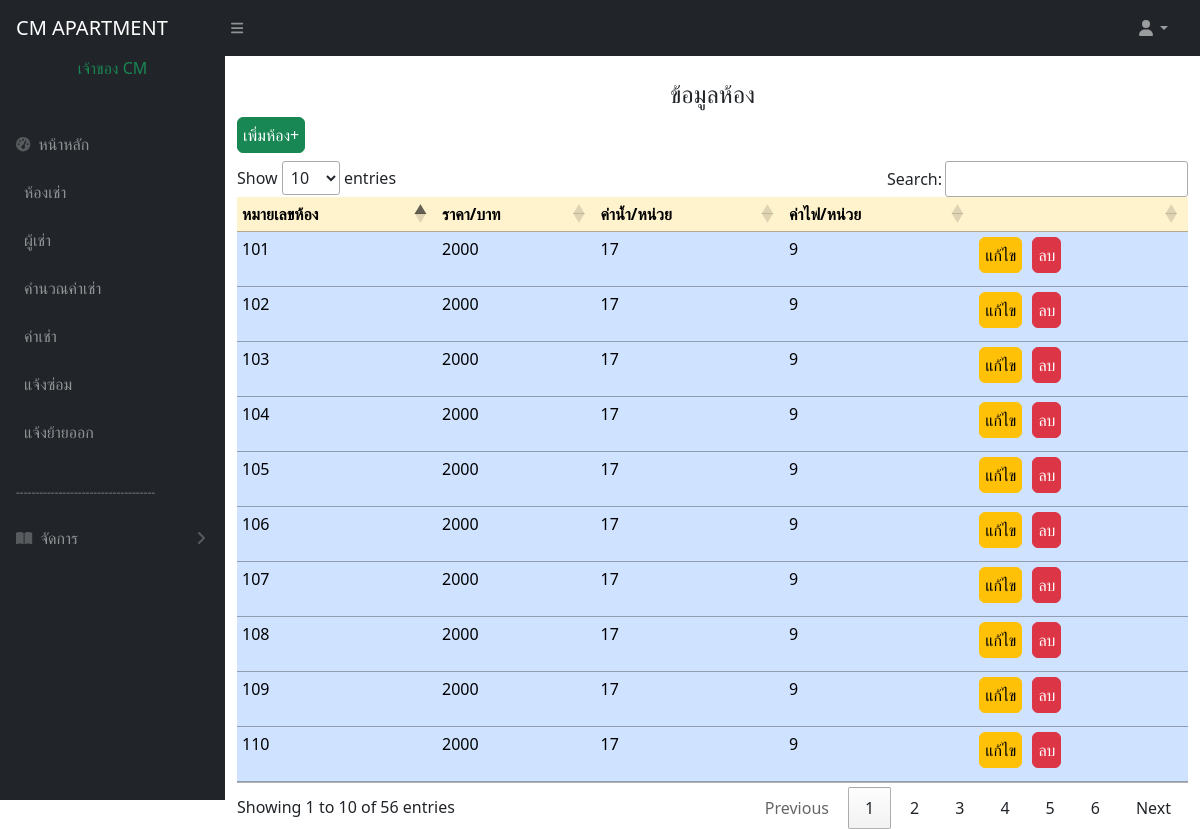
Screenshot of /showroom.php (signed in) with the database file from the repository.
### tables this page shows
CREATE TABLE `room` (
  `id_room` int(11) NOT NULL,
  `floor` int(11) NOT NULL,
  `water` double NOT NULL,
  `elec` double NOT NULL,
  `crash` varchar(50) NOT NULL,
  `status` int(11) NOT NULL,
  `water_no` int(11) NOT NULL DEFAULT 0,
  `electric_no` int(11) NOT NULL DEFAULT 0
);

### showroom.php (the view, shortened to what this page needs)
<!DOCTYPE html>
<html lang="en">
<head>
  <link href="https://cdn.jsdelivr.net/npm/simple-datatables@7.1.2/dist/style.min.css" rel="stylesheet" />
  <link href="css/styles.css" rel="stylesheet" />
  <link rel="stylesheet" href="https://cdn.datatables.net/1.11.5/css/jquery.dataTables.min.css">
</head>
<body class="sb-nav-fixed">
  <?php include 'menu.php'; ?>
  <div id="layoutSidenav_content">
    <main>
      <div class="container-md">
        <br>
        <div class="" role="alert">
          <h4>
            <center>ข้อมูลห้อง
          </h4>
        </div>
        <div class="row">
          <div class="col-md">
            <a href="type_room.php" class="btn btn-success mb-2">เพิ่มห้อง+</a>
            <table id="employeeTable" class="table table-primary" style="width:100%">
              <thead>
                <tr class="table-warning">
                  <th>หมายเลขห้อง</th>
                  <th>ราคา/บาท</th>
                  <th>ค่าน้ำ/หน่วย</th>
                  <th>ค่าไฟ/หน่วย</th>
                  <th></th>
                </tr>
              </thead>
              <tbody>
                <?php
                include 'condb.php';
                $sql = "SELECT * FROM room";
                $result = $conn->query($sql);
                if ($result->num_rows > 0) {
                  while ($row = $result->fetch_assoc()) {
                    echo "<tr >";
                    echo "<td>{$row['id_room']}</td>";
                    echo "<td>{$row['crash']}</td>";
                    echo "<td>{$row['water']}</td>";
                    echo "<td>{$row['elec']}</td>";
                    echo "<td> <a href='edit_room.php?id={$row['id_room']}' class='btn btn-warning mb-2'>แก้ไข</a><a style='margin-left: 10px;' href='delete_room.php?id={$row['id_room']}' class='btn btn-danger mb-2 '>ลบ</a> </td>";
                    echo "</tr>";
                  }
                }
                ?>
              </tbody>
            </table>
          </div>
        </div>
    </main>
  </div>
  </div>
</body>
</html>

### showroom.php (style rules this page uses)
#employeeTable { width: 50%; margin: 0 auto; }
#employeeTable th, #employeeTable td { padding: 5px 5px; }
.btn { padding: 5px 5px; }

### rows the page displays
room: id_room "101", crash "2000", water "17", elec "9"
room: id_room "102", crash "2000", water "17", elec "9"
room: id_room "103", crash "2000", water "17", elec "9"
room: id_room "104", crash "2000", water "17", elec "9"
room: id_room "105", crash "2000", water "17", elec "9"
room: id_room "106", crash "2000", water "17", elec "9"
room: id_room "107", crash "2000", water "17", elec "9"
room: id_room "108", crash "2000", water "17", elec "9"
room: id_room "109", crash "2000", water "17", elec "9"
room: id_room "110", crash "2000", water "17", elec "9"

### other values shown
$_SESSION["firtsname"] "เจ้าของ"
$_SESSION["lastname"] "CM"
